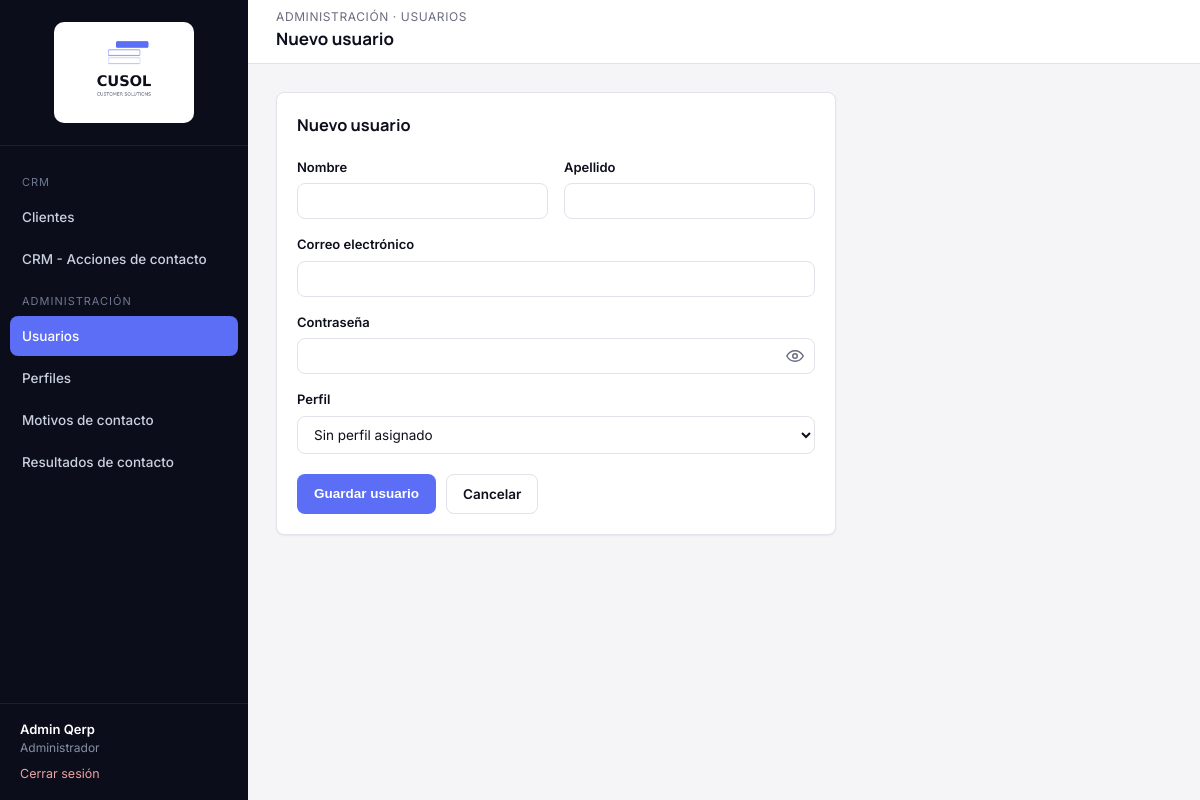
The page /modules/usuarios/nuevo.php (signed in) on the database its author committed.
### tables this page shows
CREATE TABLE qerp_secciones (
  id INT PRIMARY KEY AUTO_INCREMENT,
  nombre VARCHAR(100) NOT NULL,
  slug VARCHAR(100) NOT NULL UNIQUE,
  icono VARCHAR(50) DEFAULT NULL,
  grupo VARCHAR(50) NOT NULL DEFAULT 'General',
  orden INT DEFAULT 0
);

CREATE TABLE qerp_perfiles (
  id INT PRIMARY KEY AUTO_INCREMENT,
  nombre VARCHAR(50) NOT NULL,
  descripcion VARCHAR(255) DEFAULT NULL,
  activo TINYINT(1) NOT NULL DEFAULT 1,
  solo_ve_sus_clientes TINYINT(1) NOT NULL DEFAULT 0,
  creado_en DATETIME DEFAULT CURRENT_TIMESTAMP
);

### includes/funciones.php (called while the page is built, shortened)
<?php
function estaLogueado(): bool
{
    return isset($_SESSION['usuario_id']);
}
function usuarioActual(): ?array
{
    return [
        'id'         => $_SESSION['usuario_id'],
        'nombre'     => $_SESSION['usuario_nombre'],
        'apellido'   => $_SESSION['usuario_apellido'],
        'mail'       => $_SESSION['usuario_mail'],
        'perfil_id'  => $_SESSION['perfil_id'],
        'perfil'     => $_SESSION['perfil_nombre'],
    ];
}
function tienePermiso(PDO $pdo, string $slugSeccion, string $accion = 'ver'): bool
{
    $accionesValidas = ['ver', 'crear', 'editar', 'eliminar'];
    static $cache = [];
    $clave = $_SESSION['perfil_id'] . '-' . $slugSeccion;
    if (!isset($cache[$clave])) {
        $stmt = $pdo->prepare(
            "SELECT pp.ver, pp.crear, pp.editar, pp.eliminar
             FROM qerp_perfil_permisos pp
             INNER JOIN qerp_secciones s ON s.id = pp.seccion_id
             WHERE pp.perfil_id = :perfil_id AND s.slug = :slug
             LIMIT 1"
        );
        $stmt->execute([
            ':perfil_id' => $_SESSION['perfil_id'],
            ':slug'      => $slugSeccion,
        ]);
        $cache[$clave] = $stmt->fetch() ?: ['ver' => 0, 'crear' => 0, 'editar' => 0, 'eliminar' => 0];
    }
    return (bool) $cache[$clave][$accion];
}
function requerirPermiso(PDO $pdo, string $slugSeccion, string $accion = 'ver'): void
{
    if (!tienePermiso($pdo, $slugSeccion, $accion)) {
        http_response_code(403);
        include __DIR__ . '/../includes/403.php';
        exit;
    }
}
function e(?string $valor): string
{
    return htmlspecialchars($valor ?? '', ENT_QUOTES, 'UTF-8');
}
function obtenerSeccionesMenu(PDO $pdo): array
{
    $stmt = $pdo->query('SELECT * FROM qerp_secciones ORDER BY orden ASC');
    return $stmt->fetchAll();
}

### modules/usuarios/nuevo.php (the view, shortened to what this page needs)
<?php
require_once __DIR__ . '/../../config/conexion.php';
require_once __DIR__ . '/../../includes/funciones.php';
requerirPermiso($pdo, 'usuarios', 'crear');
$slugSeccionActual = 'usuarios';
$datos = ['nombre' => '', 'apellido' => '', 'mail' => '', 'perfil_id' => ''];
$perfiles = $pdo->query("SELECT id, nombre FROM qerp_perfiles WHERE activo = 1 ORDER BY nombre")->fetchAll();
include __DIR__ . '/../../includes/header.php';
?>
<div class="card" style="max-width:560px;">
    <div class="card-header"><h3>Nuevo usuario</h3></div>
    <form method="post">
        <div class="fila-form">
            <div class="campo">
                <label for="nombre">Nombre</label>
                <input type="text" id="nombre" name="nombre" value="<?= e($datos['nombre']) ?>" required>
            </div>
            <div class="campo">
                <label for="apellido">Apellido</label>
                <input type="text" id="apellido" name="apellido" value="<?= e($datos['apellido']) ?>" required>
            </div>
        </div>
        <div class="campo">
            <label for="mail">Correo electrónico</label>
            <input type="email" id="mail" name="mail" value="<?= e($datos['mail']) ?>" required>
        </div>
        <div class="campo">
            <label for="password">Contraseña</label>
            <div class="input-password">
                <input type="password" id="password" name="password" required minlength="6">
                <?php include __DIR__ . '/../../includes/boton-ojo.php'; ?>
            </div>
        </div>
        <div class="campo">
            <label for="perfil_id">Perfil</label>
            <select id="perfil_id" name="perfil_id">
                <option value="">Sin perfil asignado</option>
            </select>
        </div>
        <div style="display:flex; gap:10px; margin-top:20px;">
            <button type="submit" class="btn btn-primary">Guardar usuario</button>
            <a href="index.php" class="btn btn-outline">Cancelar</a>
        </div>
    </form>
</div>
<?php include __DIR__ . '/../../includes/footer.php'; ?>

### includes/sidebar.php (shortened to what this page needs)
<?php
$usuario = usuarioActual();
$secciones = obtenerSeccionesMenu($pdo);
$slugActual = $slugSeccionActual ?? '';
$grupos = [];
foreach ($secciones as $s) {
    $grupos[$s['grupo'] ?? 'General'][] = $s;
}
$ordenGrupos = ['CRM', 'Administración'];
?>
<aside class="qerp-sidebar" id="qerpSidebar">
    <div class="brand">
        <img src="<?= QERP_URL_BASE ?>/assets/img/logo-cusol.png" alt="CUSOL" class="logo-sidebar">
    </div>
    <nav class="qerp-nav">
        <?php foreach ($ordenGrupos as $grupo): ?>
            <?php
                $items = array_filter($grupos[$grupo] ?? [], fn($s) => tienePermiso($pdo, $s['slug'], 'ver'));
            ?>
            <div class="seccion-titulo"><?= e($grupo) ?></div>
            <?php foreach ($items as $s): ?>
                <a href="<?= QERP_URL_BASE ?>/modules/<?= e($s['slug']) ?>/index.php"
                   class="<?= $slugActual === $s['slug'] ? 'activo' : '' ?>">
                    <?= e($s['nombre']) ?>
                </a>
            <?php endforeach; ?>
        <?php endforeach; ?>
    </nav>
    <div class="usuario-box">
        <div class="nombre"><?= e($usuario['nombre'] . ' ' . $usuario['apellido']) ?></div>
        <div class="perfil"><?= e($usuario['perfil']) ?></div>
        <a class="salir" href="<?= QERP_URL_BASE ?>/login/logout.php">Cerrar sesión</a>
    </div>
</aside>

### assets/css/style.css (style rules this page uses)
:root { --bg: #F5F5F8; --surface: #FFFFFF; --ink: #0E0F1C; --muted: #6B6C80; --border: #E2E2EA; --navy: #0C0D1A; --navy-light: #1B1D2E; --navy-hover: #262940; --accent: #5B6EF5; --accent-light: #ECEEFE; --accent-hover: #3A4FD4; --danger: #DC2626; --danger-light: #FDECEC; --success: #15803D; --success-light: #E9F7EE; --warning: #B45309; --warning-light: #FEF3E2; --radius: 8px; --shadow-sm: 0 1px 2px rgba(16, 24, 38, 0.06); --shadow-md: 0 4px 16px rgba(16, 24, 38, 0.08); --sidebar-w: 248px; --header-h: 64px; }
* { box-sizing: border-box; }
html, body { margin: 0; padding: 0; background: var(--bg); color: var(--ink); font-family: 'Inter', -apple-system, BlinkMacSystemFont, 'Segoe UI', sans-serif; font-size: 14px; line-height: 1.5; }
h1, h2, h3, h4 { font-family: 'Manrope', 'Inter', sans-serif; font-weight: 700; color: var(--ink); margin: 0 0 4px 0; }
a { color: var(--accent); text-decoration: none; }
.qerp-sidebar { width: var(--sidebar-w); background: var(--navy); color: #C9D0DE; flex-shrink: 0; position: fixed; top: 0; left: 0; bottom: 0; display: flex; flex-direction: column; }
.qerp-sidebar .brand { display: flex; align-items: center; justify-content: center; padding: 22px 20px; border-bottom: 1px solid rgba(255,255,255,0.08); }
.logo-sidebar { width: 140px; height: auto; background: #fff; border-radius: 10px; padding: 10px 12px; }
.qerp-nav { padding: 16px 10px; flex: 1; overflow-y: auto; }
.qerp-nav .seccion-titulo { text-transform: uppercase; font-size: 11px; letter-spacing: 1px; color: #6E7890; padding: 12px 12px 6px; }
.qerp-nav a { display: flex; align-items: center; gap: 10px; padding: 10px 12px; border-radius: var(--radius); color: #C9D0DE; font-weight: 500; font-size: 13.5px; margin-bottom: 2px; }
.qerp-nav a.activo { background: var(--accent); color: #fff; }
.qerp-sidebar .usuario-box { padding: 16px 20px; border-top: 1px solid rgba(255,255,255,0.08); font-size: 13px; }
.qerp-sidebar .usuario-box .nombre { color: #fff; font-weight: 600; }
.qerp-sidebar .usuario-box .perfil { color: #8590A6; font-size: 12px; }
.qerp-sidebar .usuario-box a.salir { display: inline-block; margin-top: 8px; color: #E9A3A3; font-size: 12.5px; }
.card { position: relative; background: var(--surface); border: 1px solid var(--border); border-radius: var(--radius); box-shadow: var(--shadow-sm); padding: 20px; }
.card-header { display: flex; align-items: center; justify-content: space-between; margin-bottom: 16px; }
.btn { display: inline-flex; align-items: center; gap: 6px; padding: 9px 16px; border-radius: var(--radius); border: 1px solid transparent; font-size: 13.5px; font-weight: 600; cursor: pointer; text-decoration: none !important; }
.btn-primary { background: var(--accent); color: #fff; }
.btn-outline { background: transparent; border-color: var(--border); color: var(--ink); }
label { display: block; font-size: 13px; font-weight: 600; margin-bottom: 6px; color: var(--ink); }
input[type=text], input[type=email], input[type=password], input[type=date], input[type=datetime-local], select, textarea { width: 100%; padding: 9px 12px; border: 1px solid var(--border); border-radius: var(--radius); font-size: 13.5px; font-family: inherit; color: var(--ink); background: #fff; }
.input-password { position: relative; }
.input-password input { padding-right: 40px; }
.campo { margin-bottom: 16px; }
.fila-form { display: flex; gap: 16px; }
.fila-form .campo { flex: 1; }

### rows shown on the page
qerp_secciones: nombre "Clientes"
qerp_secciones: nombre "CRM - Acciones de contacto"
qerp_secciones: nombre "Usuarios"
qerp_secciones: nombre "Perfiles"
qerp_secciones: nombre "Motivos de contacto"
qerp_secciones: nombre "Resultados de contacto"
qerp_perfiles: nombre "Administrador"

### other values the page prints
$grupo "CRM"
$grupo "ADMINISTRACIÓN"
$usuario['nombre'] . ' ' . $usuario['apellido'] "Admin Qerp"
$eyebrowPagina "ADMINISTRACIÓN · USUARIOS"
$tituloPagina "Nuevo usuario"
